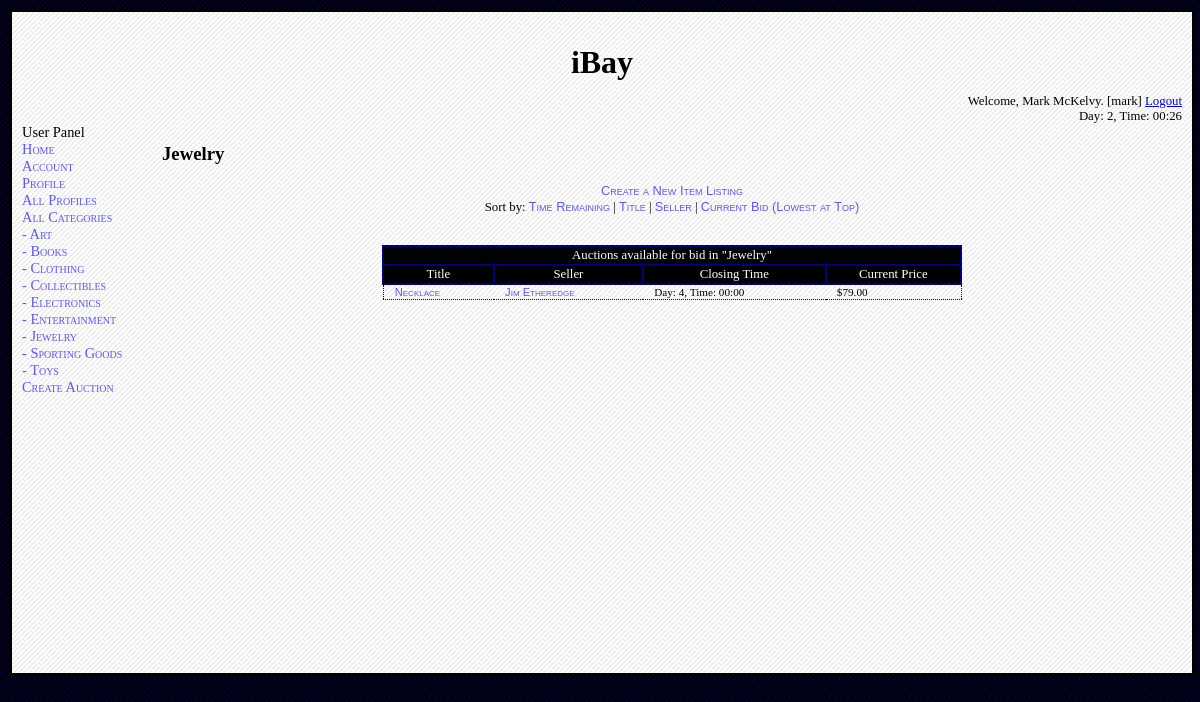
The page /source/category.php?view=Jewelry (signed in) on the database as committed earlier.
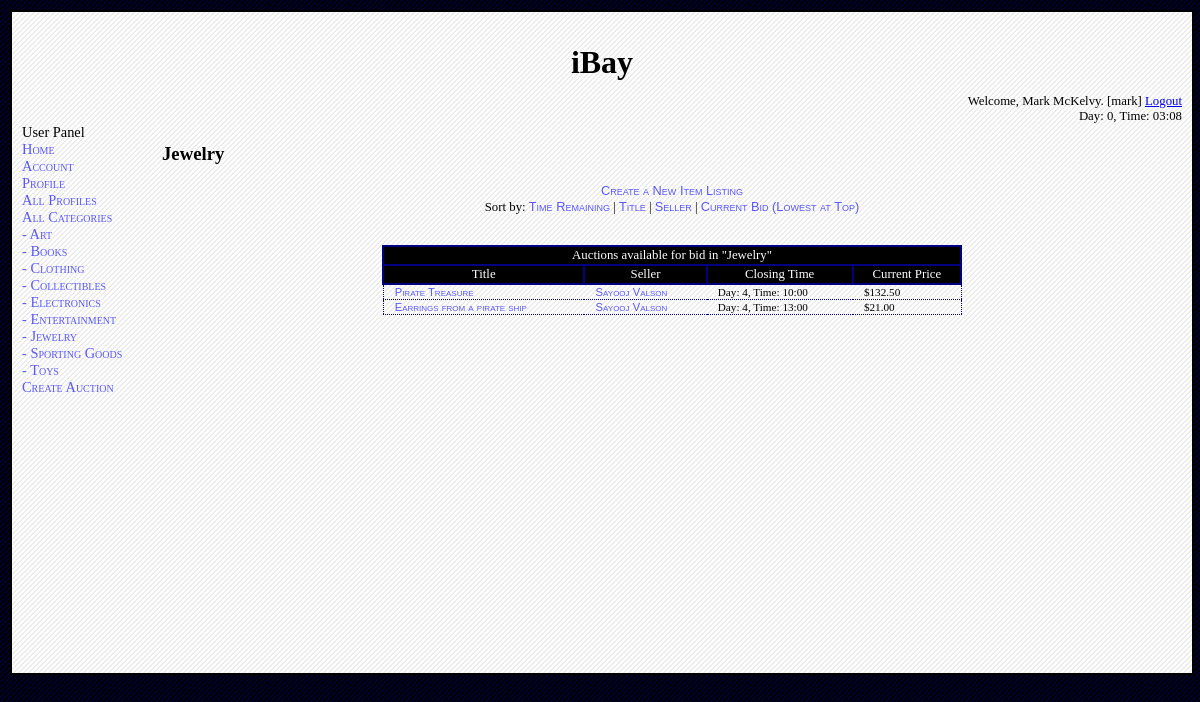
The same page on the database as committed later.
### tables this page shows
CREATE TABLE `item_listing` (
  `title` varchar(50) NOT NULL default '',
  `seller` varchar(50) NOT NULL default '',
  `category` varchar(30) NOT NULL default '',
  `end_day` int(5) NOT NULL default '0',
  `end_hour` int(2) NOT NULL default '0',
  `end_minute` int(2) NOT NULL default '0',
  `description` varchar(250) default NULL,
  `shipping_cost` float(7,2) default NULL,
  `shipping_method` varchar(100) default NULL,
  `starting_price` float(7,2) default NULL,
  `current_price` float(7,2) default NULL,
  `picture` varchar(100) default NULL,
  `buyer` varchar(50) default NULL,
  `buyerfeedbackforseller_description` varchar(250) default NULL,
  `buyerfeedbackforseller_rating` int(2) default NULL,
  `sellerfeedbackforbuyer_description` varchar(250) default NULL,
  PRIMARY KEY  (`title`,`seller`,`category`,`end_day`,`end_hour`,`end_minute`),
  KEY `seller` (`seller`)
);

### source/dbinfo.php (called while the page is built, shortened)
<?php
class dbinfo_t
{
	var $debug;
	function init ()
	{
		$this->debug = true;
	}
	function query ($q)
	{
		if ($this->debug)
			$result = mysql_query ($q) or die ('BAD QUERY: '.mysql_error ());
		else
			$result = mysql_query ($q);
		return $result;
	}
	function logged_in ()
	{
		return isset ($_SESSION) && isset ($_SESSION['Username']);
	}
	function is_admin ()
	{
		return $this->logged_in () && $_SESSION['Admin'] == 1;
	}
	function day ()
	{
		return $_SESSION['Day'];
	}
	function hour ()
	{
		return $_SESSION['Hour'];
	}
	function minute ()
	{
		return $_SESSION['Minute'];
	}
	function get_realname ($username)
	{
		$result = $this->query ("select realname from user where username = '$username'");
		if (mysql_num_rows ($result) == 0)
			return "ERROR";
		else
		{
			$row = mysql_fetch_assoc ($result);
			return $row['realname'];
		}
	}
}
?>

### source/category.php (the view, shortened to what the changed rows need)
<?php
include_once ("common.php");
$dbinfo = new dbinfo_t ();
echo_header ($dbinfo);
$view = get ("view");
$sortby = get ("sortby");
if ($dbinfo->logged_in ())
{
	if (empty ($view))
	{
		echo h3 ("All Categories");
		echo_div ("scriptstatus");
		echo href (" itemlisting.php?mode=new", "Create a New Item Listing");
		end_div ();
		cout ("Select a category:");
		$options = "";
		$options = $options.option ("Art", "Art");
		$options = $options.option ("Books", "Books");
		$options = $options.option ("Clothing", "Clothing");
		$options = $options.option ("Collectibles", "Collectibles");
		$options = $options.option ("Electronics", "Electronics");
		$options = $options.option ("Entertainment", "Entertainment");
		$options = $options.option ("Jewelry", "Jewelry");
		$options = $options.option ("Sporting Goods", "Sporting Goods");
		$options = $options.option ("Toys", "Toys");
		echo form_begin ("$current_script?", "get");
		echo select ("view", $options);
		echo submit_input ("Select");
	}
	else
	{
		echo h3 ("$view");
		echo "<br/>Sort by: ";
		$day = $dbinfo->day ();
		$hour = $dbinfo->hour ();
		$minute = $dbinfo->minute ();
		$query = "select title, seller, end_day, end_hour, end_minute, current_price from item_listing
where	category = '$view'
AND	((end_day > $day)
	OR (end_day = $day AND end_hour > $hour)
	OR (end_day = $day AND end_hour = $hour AND end_minute >= $minute))";
		if ($sortby == "title")
		{
			$query = $query." order by title";
		}
		else if ($sortby == "seller")
		{
			$query = $query." order by seller";
		}
		else if ($sortby == "current_bid")
		{
			$query = $query." order by current_price";
		}
		else
		{
			$query = $query." order by end_day,
end_hour, end_minute";
		}
		$results_id = mysql_query($query);
		if($results_id)
		{
			if (mysql_num_rows($results_id) == 0)
			{
				echo "No data.";
			}
			else
			{
				$table = new table_common_t ();
				$table->init ("category_listing");
				echo $table->table_begin ();
				echo $table->table_head_begin ();
				echo $table->tr ($table->td_span ("Auctions available for bid in \"$view\"", "", 6));
				echo $table->tr ($table->td ("Title").
						 $table->td ("Seller").
						 $table->td ("Closing Time").
						 $table->td ("Current Price"));
				echo $table->table_head_end ();
				echo $table->table_body_begin ();
				while (list($title, $seller, $end_day, $end_hour,$end_min,
					    $curr_price) = mysql_fetch_row($results_id))
				{
					echo $table->tr ($table->td (href ("itemlisting.php?mode=view&title=$title&seller=$seller&category=$view&end_day=$end_day&end_hour=$end_hour&end_minute=$end_min", $title)).
							 $table->td (href ("profile.php?mode=view&username=$seller", $dbinfo->get_realname ($seller))).
							 $table->td (format_time ($end_day,
										  $end_hour, $end_minute)).
					                 $table->td ("\$$curr_price"));
				}
				echo $table->table_body_end ();
				echo $table->table_end ();
				echo "<br><br>";
			}
		}
	}
}
echo_footer ($dbinfo);
?>

### source/common.php (shortened to what the changed rows need)
<?php
include_once ("dbinfo.php");
include_once ("table_common.php");
include_once ("list_common.php");
function echo_header ($dbinfo)
{
	$dbinfo->init ();
	$dbinfo->update_all ();
	echo <<<HEREDOC
<!DOCTYPE HTML PUBLIC "-//W3C//DTD HTML 4.01//EN" "http://www.w3.org/TR/html4/strict.dtd">
<html>
<head>
<meta http-equiv="Content-Type" content="text/html; charset=iso-8859-1" />
<title>CMPS 460 DB Project</title>
<link href="style.css" rel="stylesheet" type="text/css" />
</head>
<body>
HEREDOC;
	echo_div ("container");
	echo "iBay";
	end_div ();
	$day = $dbinfo->day () + 0;
	$hour = $dbinfo->hour ();
	$minute = $dbinfo->minute ();
	if ($dbinfo->logged_in ())
	{
		$realname = $dbinfo->realname ();
		$username = $dbinfo->username ();
		$logoutlink = href ("logout.php", "Logout");
		cout ("Welcome, $realname. [$username] $logoutlink");
	}
	else
	{
		$loginlink = href ("login.php", "Login");
		$reglink= href ("registration.php", "Register");
		cout ("Welcome! $loginlink or $reglink");
	}
	echo ("Day: $day, Time: $hour:$minute");
	if ($dbinfo->logged_in ())
	{
		if ($dbinfo->is_admin ())
			$nav = "Admin Panel<br/>";
		else
			$nav = "User Panel<br/>";
		$nav = $nav.li_wrap (href ("index.php", "Home"));
		$nav = $nav.li_wrap (href ("registration.php?mode=view", "Account"));
		$nav = $nav.li_wrap (href ("profile.php", "Profile"));
		$nav = $nav.li_wrap (href ("profile.php?mode=browse", "All Profiles"));
		$nav = $nav.li_wrap (href ("category.php", "All Categories"));
		$nav = $nav.li_wrap (href ("category.php?view=Art", " - Art"));
		$nav = $nav.li_wrap (href ("category.php?view=Books", " - Books"));
		$nav = $nav.li_wrap (href ("category.php?view=Clothing", " - Clothing"));
		$nav = $nav.li_wrap (href ("category.php?view=Collectibles", " - Collectibles"));
		$nav = $nav.li_wrap (href ("category.php?view=Electronics", " - Electronics"));
		$nav = $nav.li_wrap (href ("category.php?view=Entertainment", " - Entertainment"));
		$nav = $nav.li_wrap (href ("category.php?view=Jewelry", " - Jewelry"));
		$nav = $nav.li_wrap (href ("category.php?view=Sporting Goods", " - Sporting Goods"));
		$nav = $nav.li_wrap (href ("category.php?view=Toys", " - Toys"));
		$nav = $nav.li_wrap (href ("itemlisting.php?mode=new", "Create Auction"));
		echo ul_wrap ($nav);
	}
}
function echo_footer ($dbinfo)
{
	echo <<<HEREDOC
</body>
</html>
HEREDOC;
}
function echo_div ($name)
{
	if (empty ($name))
		echo "<div>\n";
	else
		echo "<div id=\"$name\">\n";
}
function end_div ()
{
	echo "</div>\n";
}
function href ($url, $text)
{
	return "<a href=\"$url\">$text</a>";
}
function get ($key)
{
	if (isset ($_GET[$key]))
		$val = $_GET[$key];
	else
		$val = "";
	return $val;
}
function h3 ($text)
{
	return "<h3>$text</h3>\n";
}
function cout ($str)
{
	echo "$str"."<br/>\n";
}
function format_time ($day, $hour, $minute, $prefix_zeros_to_day = false)
{
	$day += 0;
	$hour += 0;
	$minute += 0;
	if ($minute < 10)
	{
		$minute = "0".$minute;
	}
	if ($hour < 10)
	{
		$hour = "0".$hour;
	}
	return "Day: $day, Time: $hour:$minute";
}
?>

### source/table_common.php (shortened to what the changed rows need)
<?php
class table_common_t
{
	var $main_class;
	function init ($main_class_)
	{
		$this->main_class = $main_class_;
		return $this->main_class;
	}
	function table_begin ()
	{
		return "<table class=\"$this->main_class\">\n";
	}
	function table_end ()
	{
		return "</table>\n";
	}
	function table_head_begin ($custom_class = "")
	{
		if (empty ($custom_class))
			return "<thead class=$this->main_class>\n";
		else
			return "<thead class=$custom_class>\n";
	}
	function table_head_end ()
	{
		return "</thead>\n";
	}
	function table_body_begin ($custom_class = "")
	{
		if (empty ($custom_class))
			return "<tbody class=$this->main_class>\n";
		else
			return "<tbody class=$custom_class>\n";
	}
	function table_body_end ()
	{
		return "</tbody>\n";
	}
	function tr ($s, $custom_class = "")
	{
		if (empty ($custom_class))
			return "\t<tr class=$this->main_class>\n\t$s\n\t</tr>\n";
		else
			return "\t<tr class=$custom_class>\n\t$s\n\t</tr>\n";
	}
	function td ($s, $custom_class = "")
	{
		return $this->td_span ($s, $custom_class);
	}
	function td_span ($s, $custom_class = "", $span = 0, $align = "")
	{
		if ($span == 0)
		{
			if (empty ($custom_class))
				return "\t<td $align class=$this->main_class>\n\t$s\n\t</td>\n";
			else
				return "\t<td $align class=$custom_class>\n\t$s\n\t</td>\n";
		}
		else
		{
			if (empty ($custom_class))
				return "\t<td $align class=$this->main_class colspan=$span>\n\t$s\n\t</td>\n";
			else
				return "\t<td $align class=$custom_class colspan=$span>\n\t$s\n\t</td>\n";
		}
	}
}
?>

Rows that differ between the two databases and show on the page:
removed item_listing: title "Necklace Jim Etheredge", s "Day: 4, Time: 00:00 $79.00"
added item_listing: title "Pirate Treasure Sayooj Valson", s "Day: 4, Time: 10:00 $132.50"
added item_listing: title "Earrings from a pirate ship Sayooj Valson", s "Day: 4, Time: 13:00 $21.00"
Other text that changed with them:
$day: "2" → "0"
$hour: "00" → "03"
$minute: "26" → "08"
